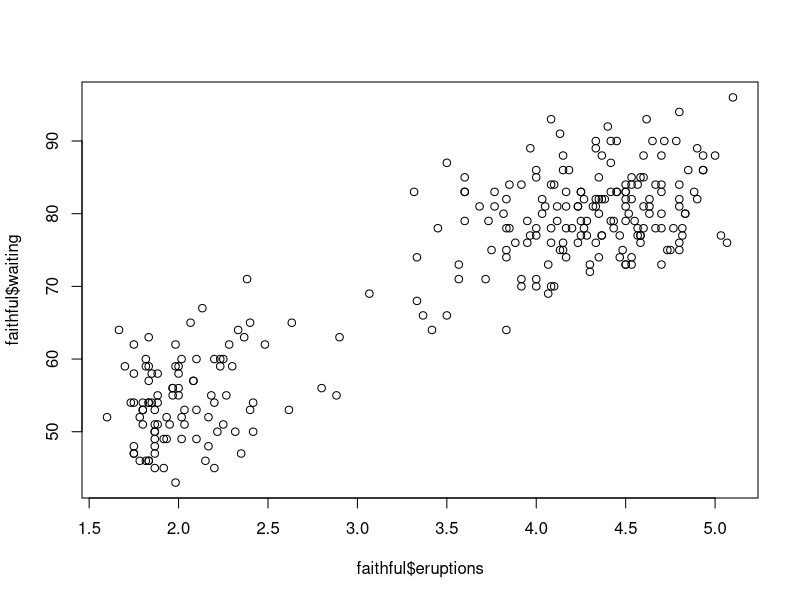
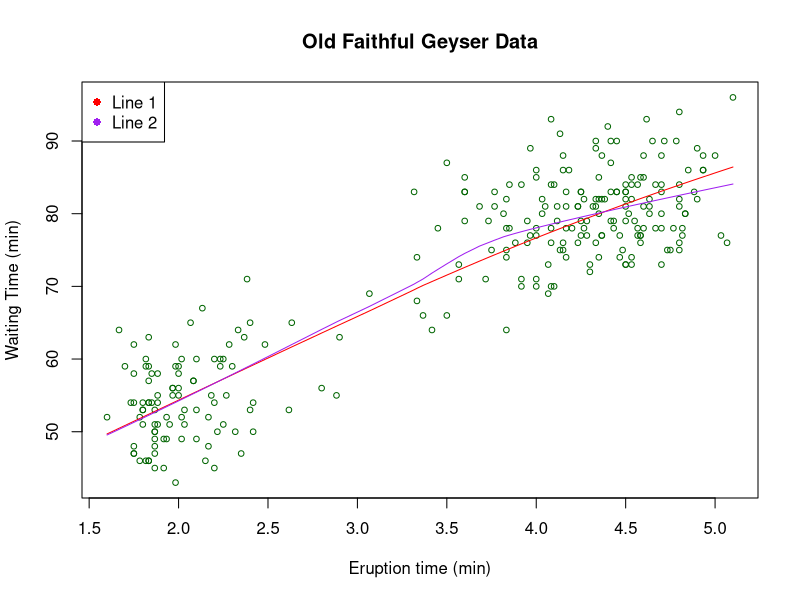

The R source for these figures, in order:
getwd()
library(datasets)
library(viridisLite)
library(viridis)

data("faithful")

class(faithful)
dim(faithful)
table(faithful)
head(faithful)

#Scatterplot
plot(faithful$eruptions, faithful$waiting)
plot(faithful, pch = 1, cex = 0.75, col = "darkgreen",
     xlab = "Eruption time (min)", ylab = "Waiting Time (min)",
     main = "Old Faithful Geyser Data")

#Lines
lines(lowess(faithful$eruptions, faithful$waiting, f = 3, iter = 2),
      col = "red")
lines(lowess(faithful$eruptions, faithful$waiting, f = 2/3, iter = 3),
      col = "purple")

#Legend
legend(x = "topleft", legend = c("Line 1", "Line 2"), 
       col = c("red","purple"), pch = 16)

dev.off()
